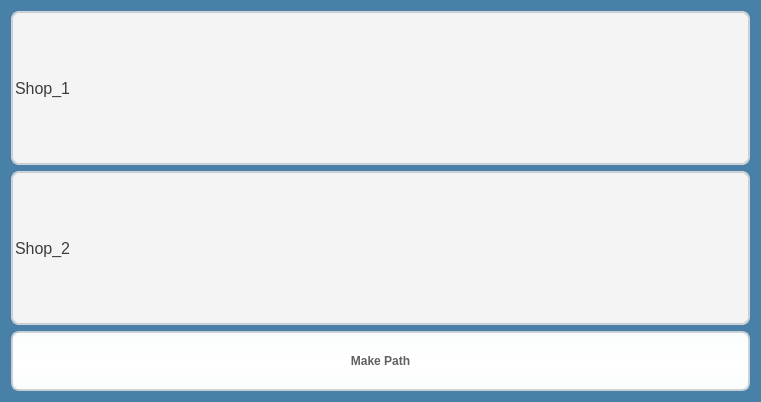
<?xml version="1.0" encoding="UTF-8"?>
<ui version="4.0">
 <class>path_widget</class>
 <widget class="QWidget" name="path_widget">
  <property name="geometry">
   <rect>
    <x>0</x>
    <y>0</y>
    <width>761</width>
    <height>402</height>
   </rect>
  </property>
  <property name="palette">
   <palette>
    <active>
     <colorrole role="Base">
      <brush brushstyle="SolidPattern">
       <color alpha="255">
        <red>255</red>
        <green>255</green>
        <blue>255</blue>
       </color>
      </brush>
     </colorrole>
     <colorrole role="Window">
      <brush brushstyle="SolidPattern">
       <color alpha="255">
        <red>73</red>
        <green>128</green>
        <blue>168</blue>
       </color>
      </brush>
     </colorrole>
    </active>
    <inactive>
     <colorrole role="Base">
      <brush brushstyle="SolidPattern">
       <color alpha="255">
        <red>255</red>
        <green>255</green>
        <blue>255</blue>
       </color>
      </brush>
     </colorrole>
     <colorrole role="Window">
      <brush brushstyle="SolidPattern">
       <color alpha="255">
        <red>73</red>
        <green>128</green>
        <blue>168</blue>
       </color>
      </brush>
     </colorrole>
    </inactive>
    <disabled>
     <colorrole role="Base">
      <brush brushstyle="SolidPattern">
       <color alpha="255">
        <red>73</red>
        <green>128</green>
        <blue>168</blue>
       </color>
      </brush>
     </colorrole>
     <colorrole role="Window">
      <brush brushstyle="SolidPattern">
       <color alpha="255">
        <red>73</red>
        <green>128</green>
        <blue>168</blue>
       </color>
      </brush>
     </colorrole>
    </disabled>
   </palette>
  </property>
  <property name="cursor">
   <cursorShape>CrossCursor</cursorShape>
  </property>
  <property name="mouseTracking">
   <bool>true</bool>
  </property>
  <property name="windowTitle">
   <string>PathWidget</string>
  </property>
  <property name="toolTipDuration">
   <number>-5</number>
  </property>
  <property name="autoFillBackground">
   <bool>true</bool>
  </property>
  <property name="styleSheet">
   <string notr="true">/*
 * MacOS Style Sheet for QT Applications
 * Author: Jaime A. Quiroga P.
 * Company: GTRONICK
 * Last updated: 25/12/2020, 23:10.
 * Available at: https://github.com/GTRONICK/QSS/blob/master/MacOS.qss
 */
QMainWindow {
    background-color:#4980a8;
}
QPushButton, QToolButton, QCommandLinkButton{
    padding: 0 5px 0 5px;
    border-style: solid;
    border-top-color: qlineargradient(spread:pad, x1:0, y1:0, x2:0, y2:1, stop:0 #c1c9cf, stop:1 #d2d8dd);
    border-right-color: qlineargradient(spread:pad, x1:1, y1:0, x2:0, y2:0, stop:0 #c1c9cf, stop:1 #d2d8dd);
    border-bottom-color: qlineargradient(spread:pad, x1:0, y1:1, x2:0, y2:0, stop:0 #c1c9cf, stop:1 #d2d8dd);
    border-left-color: qlineargradient(spread:pad, x1:0, y1:0, x2:1, y2:0, stop:0 #c1c9cf, stop:1 #d2d8dd);
    border-width: 2px;
    border-radius: 8px;
    color: #616161;
    font-weight: bold;
    background-color: qlineargradient(spread:pad, x1:0.5, y1:0, x2:0.5, y2:1, stop:0 #fbfdfd, stop:0.5 #ffffff, stop:1 #fbfdfd);
}
QPushButton::default, QToolButton::default, QCommandLinkButton::default{
    border: 2px solid transparent;
    color: #FFFFFF;
    background-color: qlineargradient(spread:pad, x1:0.5, y1:0, x2:0.5, y2:1, stop:0 #84afe5, stop:1 #1168e4);
}
QPushButton:hover, QToolButton:hover, QCommandLinkButton:hover{
    color: #3d3d3d;
}
QPushButton:pressed, QToolButton:pressed, QCommandLinkButton:pressed{
    color: #aeaeae;
    background-color: qlineargradient(spread:pad, x1:0.5, y1:0, x2:0.5, y2:1, stop:0 #ffffff, stop:0.5 #fbfdfd, stop:1 #ffffff);
}
QPushButton:disabled, QToolButton:disabled, QCommandLinkButton:disabled{
    color: #616161;
    background-color: qlineargradient(spread:pad, x1:0.5, y1:0, x2:0.5, y2:1, stop:0 #dce7eb, stop:0.5 #e0e8eb, stop:1 #dee7ec);
}
QLineEdit, QTextEdit, QPlainTextEdit, QSpinBox, QDoubleSpinBox, QTimeEdit, QDateEdit, QDateTimeEdit {
    border-width: 2px;
    border-radius: 8px;
    border-style: solid;
    border-top-color: qlineargradient(spread:pad, x1:0.5, y1:1, x2:0.5, y2:0, stop:0 #c1c9cf, stop:1 #d2d8dd);
    border-right-color: qlineargradient(spread:pad, x1:0, y1:0, x2:1, y2:0, stop:0 #c1c9cf, stop:1 #d2d8dd);
    border-bottom-color: qlineargradient(spread:pad, x1:0.5, y1:0, x2:0.5, y2:1, stop:0 #c1c9cf, stop:1 #d2d8dd);
    border-left-color: qlineargradient(spread:pad, x1:1, y1:0, x2:0, y2:0, stop:0 #c1c9cf, stop:1 #d2d8dd);
    background-color: #f4f4f4;
    color: #3d3d3d;
}
QLineEdit:focus, QTextEdit:focus, QPlainTextEdit:focus, QSpinBox:focus, QDoubleSpinBox:focus, QTimeEdit:focus, QDateEdit:focus, QDateTimeEdit:focus {
    border-width: 2px;
    border-radius: 8px;
    border-style: solid;
    border-top-color: qlineargradient(spread:pad, x1:0.5, y1:1, x2:0.5, y2:0, stop:0 #85b7e3, stop:1 #9ec1db);
    border-right-color: qlineargradient(spread:pad, x1:0, y1:0, x2:1, y2:0, stop:0 #85b7e3, stop:1 #9ec1db);
    border-bottom-color: qlineargradient(spread:pad, x1:0.5, y1:0, x2:0.5, y2:1, stop:0 #85b7e3, stop:1 #9ec1db);
    border-left-color: qlineargradient(spread:pad, x1:1, y1:0, x2:0, y2:0, stop:0 #85b7e3, stop:1 #9ec1db);
    background-color: #f4f4f4;
    color: #3d3d3d;
}
QLineEdit:disabled, QTextEdit:disabled, QPlainTextEdit:disabled, QSpinBox:disabled, QDoubleSpinBox:disabled, QTimeEdit:disabled, QDateEdit:disabled, QDateTimeEdit:disabled {
    color: #b9b9b9;
}
QSpinBox::up-button, QDoubleSpinBox::up-button, QTimeEdit::up-button, QDateEdit::up-button, QDateTimeEdit::up-button {
    subcontrol-origin: padding;
    subcontrol-position: top right;
    width: 15px;
    color: #272727;
    border-left-width: 1px;
    border-left-color: darkgray;
    border-left-style: solid;
    border-top-right-radius: 3px;
    padding: 3px;
}
QSpinBox::down-button, QDoubleSpinBox::down-button, QTimeEdit::down-button, QDateEdit::down-button, QDateTimeEdit::down-button {
    subcontrol-origin: padding;
    subcontrol-position: bottom right;
    width: 15px;
    color: #272727;
    border-left-width: 1px;
    border-left-color: darkgray;
    border-left-style: solid;
    border-bottom-right-radius: 3px;
    padding: 3px;
}
QSpinBox::up-button:pressed, QDoubleSpinBox::up-button:pressed, QTimeEdit::up-button:pressed, QDateEdit::up-button:pressed, QDateTimeEdit::up-button:pressed {
    color: #aeaeae;
    background-color: qlineargradient(spread:pad, x1:0.5, y1:0, x2:0.5, y2:1, stop:0 #ffffff, stop:0.5 #fbfdfd, stop:1 #ffffff);
}
QSpinBox::down-button:pressed, QDoubleSpinBox::down-button:pressed, QTimeEdit::down-button:pressed, QDateEdit::down-button:pressed, QDateTimeEdit::down-button:pressed {
    color: #aeaeae;
    background-color: qlineargradient(spread:pad, x1:0.5, y1:0, x2:0.5, y2:1, stop:0 #ffffff, stop:0.5 #fbfdfd, stop:1 #ffffff);
}
QSpinBox::up-button:hover, QDoubleSpinBox::up-button:hover, QTimeEdit::up-button:hover, QDateEdit::up-button:hover, QDateTimeEdit::up-button:hover {
    color: #FFFFFF;
    border-top-right-radius: 5px;
    background-color: qlineargradient(spread:pad, x1:0.5, y1:0, x2:0.5, y2:1, stop:0 #84afe5, stop:1 #1168e4);
    
}
QSpinBox::down-button:hover, QDoubleSpinBox::down-button:hover, QTimeEdit::down-button:hover, QDateEdit::down-button:hover, QDateTimeEdit::down-button:hover {
    color: #FFFFFF;
    border-bottom-right-radius: 5px;
    background-color: qlineargradient(spread:pad, x1:0.5, y1:0, x2:0.5, y2:1, stop:0 #84afe5, stop:1 #1168e4);
}
QSpinBox::up-arrow, QDoubleSpinBox::up-arrow, QTimeEdit::up-arrow, QDateEdit::up-arrow, QDateTimeEdit::up-arrow {
    image: url(/usr/share/icons/Adwaita/16x16/actions/go-up-symbolic.symbolic.png);
}
QSpinBox::down-arrow, QDoubleSpinBox::down-arrow, QTimeEdit::down-arrow, QDateEdit::down-arrow, QDateTimeEdit::down-arrow {
    image: url(/usr/share/icons/Adwaita/16x16/actions/go-down-symbolic.symbolic.png);
}
QProgressBar {
    max-height: 8px;
    text-align: center;
    font: italic bold 11px;
    color: #3d3d3d;
    border: 1px solid transparent;
    border-radius:4px;
    background-color: qlineargradient(spread:pad, x1:0, y1:0, x2:0, y2:1, stop:0 #ddd5d5, stop:0.5 #dad3d3, stop:1 #ddd5d5);
}
QProgressBar::chunk {
    background-color: qlineargradient(spread:pad, x1:0, y1:0, x2:0, y2:1, stop:0 #467dd1, stop:0.5 #3b88fc, stop:1 #467dd1);
    border-radius: 4px;
}
QProgressBar:disabled {
    color: #616161;
}
QProgressBar::chunk:disabled {
    background-color: #aeaeae;
}
QSlider::groove {
    border: 1px solid #bbbbbb;
    background-color: #52595d;
    border-radius: 4px;
}
QSlider::groove:horizontal {
    height: 6px;
}
QSlider::groove:vertical {
    width: 6px;
}
QSlider::handle:horizontal {
    background: #ffffff;
    border-style: solid;
    border-width: 1px;
    border-color: rgb(207,207,207);
    width: 12px;
    margin: -5px 0;
    border-radius: 7px;
}
QSlider::handle:vertical {
    background: #ffffff;
    border-style: solid;
    border-width: 1px;
    border-color: rgb(207,207,207);
    height: 12px;
    margin: 0 -5px;
    border-radius: 7px;
}
QSlider::add-page, QSlider::sub-page {
    border: 1px transparent;
    background-color: #52595d;
    border-radius: 4px;
}
QSlider::add-page:horizontal {
    background: qlineargradient(spread:pad, x1:0, y1:0, x2:0, y2:1, stop:0 #ddd5d5, stop:0.5 #dad3d3, stop:1 #ddd5d5);
}
QSlider::sub-page:horizontal {
    background-color: qlineargradient(spread:pad, x1:0, y1:0, x2:1, y2:0, stop:0 #467dd1, stop:0.5 #3b88fc, stop:1 #467dd1);
}
QSlider::add-page:vertical {
    background-color: qlineargradient(spread:pad, x1:0, y1:0, x2:0, y2:1, stop:0 #467dd1, stop:0.5 #3b88fc, stop:1 #467dd1);
}
QSlider::sub-page:vertical {
    background: qlineargradient(spread:pad, x1:0, y1:0, x2:1, y2:0, stop:0 #ddd5d5, stop:0.5 #dad3d3, stop:1 #ddd5d5);
}
QSlider::add-page:horizontal:disabled, QSlider::sub-page:horizontal:disabled, QSlider::add-page:vertical:disabled, QSlider::sub-page:vertical:disabled {
    background: #b9b9b9;
}
QComboBox, QFontComboBox {
    border-width: 2px;
    border-radius: 8px;
    border-style: solid;
    border-top-color: qlineargradient(spread:pad, x1:0.5, y1:1, x2:0.5, y2:0, stop:0 #c1c9cf, stop:1 #d2d8dd);
    border-right-color: qlineargradient(spread:pad, x1:0, y1:0, x2:1, y2:0, stop:0 #c1c9cf, stop:1 #d2d8dd);
    border-bottom-color: qlineargradient(spread:pad, x1:0.5, y1:0, x2:0.5, y2:1, stop:0 #c1c9cf, stop:1 #d2d8dd);
    border-left-color: qlineargradient(spread:pad, x1:1, y1:0, x2:0, y2:0, stop:0 #c1c9cf, stop:1 #d2d8dd);
    background-color: #f4f4f4;
    color: #272727;
    padding-left: 5px;
}
QComboBox:editable, QComboBox:!editable, QComboBox::drop-down:editable, QComboBox:!editable:on, QComboBox::drop-down:editable:on {
    background: #ffff;
}
QComboBox::drop-down {
    subcontrol-origin: padding;
    subcontrol-position: top right;
    width: 15px;
    color: #272727;
    border-left-width: 1px;
    border-left-color: darkgray;
    border-left-style: solid;
    border-top-right-radius: 3px;
    border-bottom-right-radius: 3px;
}
QComboBox::down-arrow {
    image: url(/usr/share/icons/Adwaita/16x16/actions/go-down-symbolic.symbolic.png); /*Adawaita icon thene*/
}

QComboBox::down-arrow:on {
    top: 1px;
    left: 1px;
}
QComboBox QAbstractItemView {
    border: 1px solid darkgray;
    border-radius: 8px;
    selection-background-color: #dadada;
    selection-color: #272727;
    color: #272727;
    background: white;
}
QLabel, QCheckBox, QRadioButton {
    color: #272727;
}
QCheckBox {
    padding: 2px;
}
QCheckBox:disabled, QRadioButton:disabled {
    color: #808086;
    padding: 2px;
}

QCheckBox:hover {
    border-radius:4px;
    border-style:solid;
    padding-left: 1px;
    padding-right: 1px;
    padding-bottom: 1px;
    padding-top: 1px;
    border-width:1px;
    border-color: transparent;
}
QCheckBox::indicator:checked {
    image: url(/usr/share/icons/Adwaita/16x16/actions/object-select-symbolic.symbolic.png);
    height: 15px;
    width: 15px;
    border-style:solid;
    border-width: 1px;
    border-color: #48a5fd;
    color: #ffffff;
    border-radius: 3px;
    background-color: qlineargradient(spread:pad, x1:0, y1:0, x2:0, y2:1, stop:0 #48a5fd, stop:0.5 #329cfb, stop:1 #48a5fd);
}
QCheckBox::indicator:unchecked {
    
    height: 15px;
    width: 15px;
    border-style:solid;
    border-width: 1px;
    border-color: #48a5fd;
    border-radius: 3px;
    background-color: #fbfdfa;
}
QLCDNumber {
    color: #616161;;
}
QMenuBar {
    background-color: #ececec;
}
QMenuBar::item {
    color: #616161;
    spacing: 3px;
    padding: 1px 4px;
    background-color: #ececec;
}

QMenuBar::item:selected {
    background-color: #dadada;
    color: #3d3d3d;
}
QMenu {
    background-color: #ececec;
}
QMenu::item:selected {
    background-color: #dadada;
    color: #3d3d3d;
}
QMenu::item {
    color: #616161;;
    background-color: #e0e0e0;
}
QTabWidget {
    color:rgb(0,0,0);
    background-color:#000000;
}
QTabWidget::pane {
    border-color: #050a0e;
    background-color: #e0e0e0;
    border-width: 1px;
    border-radius: 4px;
    position: absolute;
    top: -0.5em;
    padding-top: 0.5em;
}

QTabWidget::tab-bar {
    alignment: center;
}

QTabBar::tab {
    border-bottom: 1px solid #c0c0c0;
    padding: 3px;
    color: #272727;
    background-color: #fefefc;
    margin-left:0px;
}
QTabBar::tab:!last {
    border-right: 1px solid;
    border-right-color: #c0c0c0;
    border-bottom-color: #c0c0c0;
}
QTabBar::tab:first {
    border-top-left-radius: 4px;
    border-bottom-left-radius: 4px;
}
QTabBar::tab:last {
    border-top-right-radius: 4px;
    border-bottom-right-radius: 4px;
}
QTabBar::tab:selected, QTabBar::tab:last:selected, QTabBar::tab:hover {
    color: #FFFFFF;
    background-color: qlineargradient(spread:pad, x1:0.5, y1:0, x2:0.5, y2:1, stop:0 #84afe5, stop:1 #1168e4);
}
QRadioButton::indicator {
    height: 14px;
    width: 14px;
    border-style:solid;
    border-radius:7px;
    border-width: 1px;
}
QRadioButton::indicator:checked {
    border-color: #48a5fd;
    background-color: qradialgradient(cx:0.5, cy:0.5, radius:0.4,fx:0.5, fy:0.5, stop:0 #ffffff, stop:0.5 #ffffff, stop:0.6 #48a5fd, stop:1 #48a5fd);
}
QRadioButton::indicator:!checked {
    border-color: #a9b7c6;
    background-color: #fbfdfa;
}
QStatusBar {
    color:#027f7f;
}

QDial {
    background: #16a085;
}

QToolBox {
    color: #a9b7c6;
    background-color: #222b2e;
}
QToolBox::tab {
    color: #a9b7c6;
    background-color:#222b2e;
}
QToolBox::tab:selected {
    color: #FFFFFF;
    background-color:#222b2e;
}
QScrollArea {
    color: #FFFFFF;
    background-color:#222b2e;
}

QScrollBar:horizontal {
	max-height: 10px;
	border: 1px transparent grey;
	margin: 0px 20px 0px 20px;
	background: transparent;
}
QScrollBar:vertical {
	max-width: 10px;
	border: 1px transparent grey;
	margin: 20px 0px 20px 0px;
	background: transparent;
}
QScrollBar::handle:vertical, QScrollBar::handle:horizontal {
	background: #52595d;
	border-style: transparent;
	border-radius: 4px;
	min-height: 25px;
}
QScrollBar::handle:horizontal:hover, QScrollBar::handle:vertical:hover {
	background: qlineargradient(spread:pad, x1:0, y1:0, x2:1, y2:0, stop:0 #467dd1, stop:0.5 #3b88fc, stop:1 #467dd1);
}
QScrollBar::add-line, QScrollBar::sub-line {
    border: 2px transparent grey;
    border-radius: 4px;
    subcontrol-origin: margin;
    background: #b9b9b9;
}
QScrollBar::add-line:horizontal {
    width: 20px;
    subcontrol-position: right;
}
QScrollBar::add-line:vertical {
    height: 20px;
    subcontrol-position: bottom;
}
QScrollBar::sub-line:horizontal {
    width: 20px;
    subcontrol-position: left;
}
QScrollBar::sub-line:vertical {
    height: 20px;
    subcontrol-position: top;
}
QScrollBar::add-line:vertical:pressed, QScrollBar::add-line:horizontal:pressed, QScrollBar::sub-line:horizontal:pressed, QScrollBar::sub-line:vertical:pressed {
    background: qlineargradient(spread:pad, x1:0, y1:0, x2:1, y2:0, stop:0 #467dd1, stop:0.5 #3b88fc, stop:1 #467dd1);
}
QScrollBar::add-page:horizontal, QScrollBar::sub-page:horizontal, QScrollBar::add-page:vertical, QScrollBar::sub-page:vertical {
    background: none;
}
QScrollBar::up-arrow:vertical {
    image: url(/usr/share/icons/Adwaita/16x16/actions/go-up-symbolic.symbolic.png);
}
QScrollBar::down-arrow:vertical {
    image: url(/usr/share/icons/Adwaita/16x16/actions/go-down-symbolic.symbolic.png);
}
QScrollBar::left-arrow:horizontal {
    image: url(/usr/share/icons/Adwaita/16x16/actions/go-previous-symbolic.symbolic.png);
}
QScrollBar::right-arrow:horizontal {
    image: url(/usr/share/icons/Adwaita/16x16/actions/go-next-symbolic.symbolic.png);
}</string>
  </property>
  <layout class="QHBoxLayout" name="horizontalLayout_3">
   <item>
    <layout class="QVBoxLayout" name="verticalLayout">
     <item>
      <layout class="QHBoxLayout" name="horizontalLayout">
       <item>
        <widget class="QLineEdit" name="lineEdit">
         <property name="sizePolicy">
          <sizepolicy hsizetype="Expanding" vsizetype="Expanding">
           <horstretch>0</horstretch>
           <verstretch>0</verstretch>
          </sizepolicy>
         </property>
         <property name="minimumSize">
          <size>
           <width>0</width>
           <height>50</height>
          </size>
         </property>
         <property name="font">
          <font>
           <pointsize>12</pointsize>
          </font>
         </property>
         <property name="text">
          <string>Shop_1</string>
         </property>
        </widget>
       </item>
      </layout>
     </item>
     <item>
      <layout class="QHBoxLayout" name="horizontalLayout_2">
       <item>
        <widget class="QLineEdit" name="lineEdit_1">
         <property name="sizePolicy">
          <sizepolicy hsizetype="Expanding" vsizetype="Expanding">
           <horstretch>0</horstretch>
           <verstretch>0</verstretch>
          </sizepolicy>
         </property>
         <property name="minimumSize">
          <size>
           <width>0</width>
           <height>50</height>
          </size>
         </property>
         <property name="font">
          <font>
           <pointsize>12</pointsize>
          </font>
         </property>
         <property name="text">
          <string>Shop_2</string>
         </property>
        </widget>
       </item>
      </layout>
     </item>
     <item>
      <widget class="QPushButton" name="pushButton">
       <property name="minimumSize">
        <size>
         <width>130</width>
         <height>60</height>
        </size>
       </property>
       <property name="styleSheet">
        <string notr="true">/*
 * MacOS Style Sheet for QT Applications
 * Author: Jaime A. Quiroga P.
 * Company: GTRONICK
 * Last updated: 25/12/2020, 23:10.
 * Available at: https://github.com/GTRONICK/QSS/blob/master/MacOS.qss
 */
QMainWindow {
    background-color:#ececec;
}
QPushButton, QToolButton, QCommandLinkButton{
    padding: 0 5px 0 5px;
    border-style: solid;
    border-top-color: qlineargradient(spread:pad, x1:0, y1:0, x2:0, y2:1, stop:0 #c1c9cf, stop:1 #d2d8dd);
    border-right-color: qlineargradient(spread:pad, x1:1, y1:0, x2:0, y2:0, stop:0 #c1c9cf, stop:1 #d2d8dd);
    border-bottom-color: qlineargradient(spread:pad, x1:0, y1:1, x2:0, y2:0, stop:0 #c1c9cf, stop:1 #d2d8dd);
    border-left-color: qlineargradient(spread:pad, x1:0, y1:0, x2:1, y2:0, stop:0 #c1c9cf, stop:1 #d2d8dd);
    border-width: 2px;
    border-radius: 8px;
    color: #616161;
    font-weight: bold;
    background-color: qlineargradient(spread:pad, x1:0.5, y1:0, x2:0.5, y2:1, stop:0 #fbfdfd, stop:0.5 #ffffff, stop:1 #fbfdfd);
}
QPushButton::default, QToolButton::default, QCommandLinkButton::default{
    border: 2px solid transparent;
    color: #FFFFFF;
    background-color: qlineargradient(spread:pad, x1:0.5, y1:0, x2:0.5, y2:1, stop:0 #84afe5, stop:1 #1168e4);
}
QPushButton:hover, QToolButton:hover, QCommandLinkButton:hover{
    color: #3d3d3d;
}
QPushButton:pressed, QToolButton:pressed, QCommandLinkButton:pressed{
    color: #aeaeae;
    background-color: qlineargradient(spread:pad, x1:0.5, y1:0, x2:0.5, y2:1, stop:0 #ffffff, stop:0.5 #fbfdfd, stop:1 #ffffff);
}
QPushButton:disabled, QToolButton:disabled, QCommandLinkButton:disabled{
    color: #616161;
    background-color: qlineargradient(spread:pad, x1:0.5, y1:0, x2:0.5, y2:1, stop:0 #dce7eb, stop:0.5 #e0e8eb, stop:1 #dee7ec);
}
QLineEdit, QTextEdit, QPlainTextEdit, QSpinBox, QDoubleSpinBox, QTimeEdit, QDateEdit, QDateTimeEdit {
    border-width: 2px;
    border-radius: 8px;
    border-style: solid;
    border-top-color: qlineargradient(spread:pad, x1:0.5, y1:1, x2:0.5, y2:0, stop:0 #c1c9cf, stop:1 #d2d8dd);
    border-right-color: qlineargradient(spread:pad, x1:0, y1:0, x2:1, y2:0, stop:0 #c1c9cf, stop:1 #d2d8dd);
    border-bottom-color: qlineargradient(spread:pad, x1:0.5, y1:0, x2:0.5, y2:1, stop:0 #c1c9cf, stop:1 #d2d8dd);
    border-left-color: qlineargradient(spread:pad, x1:1, y1:0, x2:0, y2:0, stop:0 #c1c9cf, stop:1 #d2d8dd);
    background-color: #f4f4f4;
    color: #3d3d3d;
}
QLineEdit:focus, QTextEdit:focus, QPlainTextEdit:focus, QSpinBox:focus, QDoubleSpinBox:focus, QTimeEdit:focus, QDateEdit:focus, QDateTimeEdit:focus {
    border-width: 2px;
    border-radius: 8px;
    border-style: solid;
    border-top-color: qlineargradient(spread:pad, x1:0.5, y1:1, x2:0.5, y2:0, stop:0 #85b7e3, stop:1 #9ec1db);
    border-right-color: qlineargradient(spread:pad, x1:0, y1:0, x2:1, y2:0, stop:0 #85b7e3, stop:1 #9ec1db);
    border-bottom-color: qlineargradient(spread:pad, x1:0.5, y1:0, x2:0.5, y2:1, stop:0 #85b7e3, stop:1 #9ec1db);
    border-left-color: qlineargradient(spread:pad, x1:1, y1:0, x2:0, y2:0, stop:0 #85b7e3, stop:1 #9ec1db);
    background-color: #f4f4f4;
    color: #3d3d3d;
}
QLineEdit:disabled, QTextEdit:disabled, QPlainTextEdit:disabled, QSpinBox:disabled, QDoubleSpinBox:disabled, QTimeEdit:disabled, QDateEdit:disabled, QDateTimeEdit:disabled {
    color: #b9b9b9;
}
QSpinBox::up-button, QDoubleSpinBox::up-button, QTimeEdit::up-button, QDateEdit::up-button, QDateTimeEdit::up-button {
    subcontrol-origin: padding;
    subcontrol-position: top right;
    width: 15px;
    color: #272727;
    border-left-width: 1px;
    border-left-color: darkgray;
    border-left-style: solid;
    border-top-right-radius: 3px;
    padding: 3px;
}
QSpinBox::down-button, QDoubleSpinBox::down-button, QTimeEdit::down-button, QDateEdit::down-button, QDateTimeEdit::down-button {
    subcontrol-origin: padding;
    subcontrol-position: bottom right;
    width: 15px;
    color: #272727;
    border-left-width: 1px;
    border-left-color: darkgray;
    border-left-style: solid;
    border-bottom-right-radius: 3px;
    padding: 3px;
}
QSpinBox::up-button:pressed, QDoubleSpinBox::up-button:pressed, QTimeEdit::up-button:pressed, QDateEdit::up-button:pressed, QDateTimeEdit::up-button:pressed {
    color: #aeaeae;
    background-color: qlineargradient(spread:pad, x1:0.5, y1:0, x2:0.5, y2:1, stop:0 #ffffff, stop:0.5 #fbfdfd, stop:1 #ffffff);
}
QSpinBox::down-button:pressed, QDoubleSpinBox::down-button:pressed, QTimeEdit::down-button:pressed, QDateEdit::down-button:pressed, QDateTimeEdit::down-button:pressed {
    color: #aeaeae;
    background-color: qlineargradient(spread:pad, x1:0.5, y1:0, x2:0.5, y2:1, stop:0 #ffffff, stop:0.5 #fbfdfd, stop:1 #ffffff);
}
QSpinBox::up-button:hover, QDoubleSpinBox::up-button:hover, QTimeEdit::up-button:hover, QDateEdit::up-button:hover, QDateTimeEdit::up-button:hover {
    color: #FFFFFF;
    border-top-right-radius: 5px;
    background-color: qlineargradient(spread:pad, x1:0.5, y1:0, x2:0.5, y2:1, stop:0 #84afe5, stop:1 #1168e4);
    
}
QSpinBox::down-button:hover, QDoubleSpinBox::down-button:hover, QTimeEdit::down-button:hover, QDateEdit::down-button:hover, QDateTimeEdit::down-button:hover {
    color: #FFFFFF;
    border-bottom-right-radius: 5px;
    background-color: qlineargradient(spread:pad, x1:0.5, y1:0, x2:0.5, y2:1, stop:0 #84afe5, stop:1 #1168e4);
}
QSpinBox::up-arrow, QDoubleSpinBox::up-arrow, QTimeEdit::up-arrow, QDateEdit::up-arrow, QDateTimeEdit::up-arrow {
    image: url(/usr/share/icons/Adwaita/16x16/actions/go-up-symbolic.symbolic.png);
}
QSpinBox::down-arrow, QDoubleSpinBox::down-arrow, QTimeEdit::down-arrow, QDateEdit::down-arrow, QDateTimeEdit::down-arrow {
    image: url(/usr/share/icons/Adwaita/16x16/actions/go-down-symbolic.symbolic.png);
}
QProgressBar {
    max-height: 8px;
    text-align: center;
    font: italic bold 11px;
    color: #3d3d3d;
    border: 1px solid transparent;
    border-radius:4px;
    background-color: qlineargradient(spread:pad, x1:0, y1:0, x2:0, y2:1, stop:0 #ddd5d5, stop:0.5 #dad3d3, stop:1 #ddd5d5);
}
QProgressBar::chunk {
    background-color: qlineargradient(spread:pad, x1:0, y1:0, x2:0, y2:1, stop:0 #467dd1, stop:0.5 #3b88fc, stop:1 #467dd1);
    border-radius: 4px;
}
QProgressBar:disabled {
    color: #616161;
}
QProgressBar::chunk:disabled {
    background-color: #aeaeae;
}
QSlider::groove {
    border: 1px solid #bbbbbb;
    background-color: #52595d;
    border-radius: 4px;
}
QSlider::groove:horizontal {
    height: 6px;
}
QSlider::groove:vertical {
    width: 6px;
}
QSlider::handle:horizontal {
    background: #ffffff;
    border-style: solid;
    border-width: 1px;
    border-color: rgb(207,207,207);
    width: 12px;
    margin: -5px 0;
    border-radius: 7px;
}
QSlider::handle:vertical {
    background: #ffffff;
    border-style: solid;
    border-width: 1px;
    border-color: rgb(207,207,207);
    height: 12px;
    margin: 0 -5px;
    border-radius: 7px;
}
QSlider::add-page, QSlider::sub-page {
    border: 1px transparent;
    background-color: #52595d;
    border-radius: 4px;
}
QSlider::add-page:horizontal {
    background: qlineargradient(spread:pad, x1:0, y1:0, x2:0, y2:1, stop:0 #ddd5d5, stop:0.5 #dad3d3, stop:1 #ddd5d5);
}
QSlider::sub-page:horizontal {
    background-color: qlineargradient(spread:pad, x1:0, y1:0, x2:1, y2:0, stop:0 #467dd1, stop:0.5 #3b88fc, stop:1 #467dd1);
}
QSlider::add-page:vertical {
    background-color: qlineargradient(spread:pad, x1:0, y1:0, x2:0, y2:1, stop:0 #467dd1, stop:0.5 #3b88fc, stop:1 #467dd1);
}
QSlider::sub-page:vertical {
    background: qlineargradient(spread:pad, x1:0, y1:0, x2:1, y2:0, stop:0 #ddd5d5, stop:0.5 #dad3d3, stop:1 #ddd5d5);
}
QSlider::add-page:horizontal:disabled, QSlider::sub-page:horizontal:disabled, QSlider::add-page:vertical:disabled, QSlider::sub-page:vertical:disabled {
    background: #b9b9b9;
}
QComboBox, QFontComboBox {
    border-width: 2px;
    border-radius: 8px;
    border-style: solid;
    border-top-color: qlineargradient(spread:pad, x1:0.5, y1:1, x2:0.5, y2:0, stop:0 #c1c9cf, stop:1 #d2d8dd);
    border-right-color: qlineargradient(spread:pad, x1:0, y1:0, x2:1, y2:0, stop:0 #c1c9cf, stop:1 #d2d8dd);
    border-bottom-color: qlineargradient(spread:pad, x1:0.5, y1:0, x2:0.5, y2:1, stop:0 #c1c9cf, stop:1 #d2d8dd);
    border-left-color: qlineargradient(spread:pad, x1:1, y1:0, x2:0, y2:0, stop:0 #c1c9cf, stop:1 #d2d8dd);
    background-color: #f4f4f4;
    color: #272727;
    padding-left: 5px;
}
QComboBox:editable, QComboBox:!editable, QComboBox::drop-down:editable, QComboBox:!editable:on, QComboBox::drop-down:editable:on {
    background: #ffff;
}
QComboBox::drop-down {
    subcontrol-origin: padding;
    subcontrol-position: top right;
    width: 15px;
    color: #272727;
    border-left-width: 1px;
    border-left-color: darkgray;
    border-left-style: solid;
    border-top-right-radius: 3px;
    border-bottom-right-radius: 3px;
}
QComboBox::down-arrow {
    image: url(/usr/share/icons/Adwaita/16x16/actions/go-down-symbolic.symbolic.png); /*Adawaita icon thene*/
}

QComboBox::down-arrow:on {
    top: 1px;
    left: 1px;
}
QComboBox QAbstractItemView {
    border: 1px solid darkgray;
    border-radius: 8px;
    selection-background-color: #dadada;
    selection-color: #272727;
    color: #272727;
    background: white;
}
QLabel, QCheckBox, QRadioButton {
    color: #272727;
}
QCheckBox {
    padding: 2px;
}
QCheckBox:disabled, QRadioButton:disabled {
    color: #808086;
    padding: 2px;
}

QCheckBox:hover {
    border-radius:4px;
    border-style:solid;
    padding-left: 1px;
    padding-right: 1px;
    padding-bottom: 1px;
    padding-top: 1px;
    border-width:1px;
    border-color: transparent;
}
QCheckBox::indicator:checked {
    image: url(/usr/share/icons/Adwaita/16x16/actions/object-select-symbolic.symbolic.png);
    height: 15px;
    width: 15px;
    border-style:solid;
    border-width: 1px;
    border-color: #48a5fd;
    color: #ffffff;
    border-radius: 3px;
    background-color: qlineargradient(spread:pad, x1:0, y1:0, x2:0, y2:1, stop:0 #48a5fd, stop:0.5 #329cfb, stop:1 #48a5fd);
}
QCheckBox::indicator:unchecked {
    
    height: 15px;
    width: 15px;
    border-style:solid;
    border-width: 1px;
    border-color: #48a5fd;
    border-radius: 3px;
    background-color: #fbfdfa;
}
QLCDNumber {
    color: #616161;;
}
QMenuBar {
    background-color: #ececec;
}
QMenuBar::item {
    color: #616161;
    spacing: 3px;
    padding: 1px 4px;
    background-color: #ececec;
}

QMenuBar::item:selected {
    background-color: #dadada;
    color: #3d3d3d;
}
QMenu {
    background-color: #ececec;
}
QMenu::item:selected {
    background-color: #dadada;
    color: #3d3d3d;
}
QMenu::item {
    color: #616161;;
    background-color: #e0e0e0;
}
QTabWidget {
    color:rgb(0,0,0);
    background-color:#000000;
}
QTabWidget::pane {
    border-color: #050a0e;
    background-color: #e0e0e0;
    border-width: 1px;
    border-radius: 4px;
    position: absolute;
    top: -0.5em;
    padding-top: 0.5em;
}

QTabWidget::tab-bar {
    alignment: center;
}

QTabBar::tab {
    border-bottom: 1px solid #c0c0c0;
    padding: 3px;
    color: #272727;
    background-color: #fefefc;
    margin-left:0px;
}
QTabBar::tab:!last {
    border-right: 1px solid;
    border-right-color: #c0c0c0;
    border-bottom-color: #c0c0c0;
}
QTabBar::tab:first {
    border-top-left-radius: 4px;
    border-bottom-left-radius: 4px;
}
QTabBar::tab:last {
    border-top-right-radius: 4px;
    border-bottom-right-radius: 4px;
}
QTabBar::tab:selected, QTabBar::tab:last:selected, QTabBar::tab:hover {
    color: #FFFFFF;
    background-color: qlineargradient(spread:pad, x1:0.5, y1:0, x2:0.5, y2:1, stop:0 #84afe5, stop:1 #1168e4);
}
QRadioButton::indicator {
    height: 14px;
    width: 14px;
    border-style:solid;
    border-radius:7px;
    border-width: 1px;
}
QRadioButton::indicator:checked {
    border-color: #48a5fd;
    background-color: qradialgradient(cx:0.5, cy:0.5, radius:0.4,fx:0.5, fy:0.5, stop:0 #ffffff, stop:0.5 #ffffff, stop:0.6 #48a5fd, stop:1 #48a5fd);
}
QRadioButton::indicator:!checked {
    border-color: #a9b7c6;
    background-color: #fbfdfa;
}
QStatusBar {
    color:#027f7f;
}

QDial {
    background: #16a085;
}

QToolBox {
    color: #a9b7c6;
    background-color: #222b2e;
}
QToolBox::tab {
    color: #a9b7c6;
    background-color:#222b2e;
}
QToolBox::tab:selected {
    color: #FFFFFF;
    background-color:#222b2e;
}
QScrollArea {
    color: #FFFFFF;
    background-color:#222b2e;
}

QScrollBar:horizontal {
	max-height: 10px;
	border: 1px transparent grey;
	margin: 0px 20px 0px 20px;
	background: transparent;
}
QScrollBar:vertical {
	max-width: 10px;
	border: 1px transparent grey;
	margin: 20px 0px 20px 0px;
	background: transparent;
}
QScrollBar::handle:vertical, QScrollBar::handle:horizontal {
	background: #52595d;
	border-style: transparent;
	border-radius: 4px;
	min-height: 25px;
}
QScrollBar::handle:horizontal:hover, QScrollBar::handle:vertical:hover {
	background: qlineargradient(spread:pad, x1:0, y1:0, x2:1, y2:0, stop:0 #467dd1, stop:0.5 #3b88fc, stop:1 #467dd1);
}
QScrollBar::add-line, QScrollBar::sub-line {
    border: 2px transparent grey;
    border-radius: 4px;
    subcontrol-origin: margin;
    background: #b9b9b9;
}
QScrollBar::add-line:horizontal {
    width: 20px;
    subcontrol-position: right;
}
QScrollBar::add-line:vertical {
    height: 20px;
    subcontrol-position: bottom;
}
QScrollBar::sub-line:horizontal {
    width: 20px;
    subcontrol-position: left;
}
QScrollBar::sub-line:vertical {
    height: 20px;
    subcontrol-position: top;
}
QScrollBar::add-line:vertical:pressed, QScrollBar::add-line:horizontal:pressed, QScrollBar::sub-line:horizontal:pressed, QScrollBar::sub-line:vertical:pressed {
    background: qlineargradient(spread:pad, x1:0, y1:0, x2:1, y2:0, stop:0 #467dd1, stop:0.5 #3b88fc, stop:1 #467dd1);
}
QScrollBar::add-page:horizontal, QScrollBar::sub-page:horizontal, QScrollBar::add-page:vertical, QScrollBar::sub-page:vertical {
    background: none;
}
QScrollBar::up-arrow:vertical {
    image: url(/usr/share/icons/Adwaita/16x16/actions/go-up-symbolic.symbolic.png);
}
QScrollBar::down-arrow:vertical {
    image: url(/usr/share/icons/Adwaita/16x16/actions/go-down-symbolic.symbolic.png);
}
QScrollBar::left-arrow:horizontal {
    image: url(/usr/share/icons/Adwaita/16x16/actions/go-previous-symbolic.symbolic.png);
}
QScrollBar::right-arrow:horizontal {
    image: url(/usr/share/icons/Adwaita/16x16/actions/go-next-symbolic.symbolic.png);
}</string>
       </property>
       <property name="text">
        <string>Make Path</string>
       </property>
      </widget>
     </item>
    </layout>
   </item>
  </layout>
 </widget>
 <tabstops>
  <tabstop>lineEdit</tabstop>
  <tabstop>lineEdit_1</tabstop>
  <tabstop>pushButton</tabstop>
 </tabstops>
 <resources/>
 <connections/>
 <slots>
  <slot>CallPathFinder()</slot>
  <slot>onFloor1Edited(QString)</slot>
  <slot>onFloor2Edited(QString)</slot>
  <slot>onX1Edited(QString)</slot>
  <slot>onX2Edited(QString)</slot>
  <slot>onY2Edited(QString)</slot>
  <slot>onY1Edited(QString)</slot>
 </slots>
</ui>
